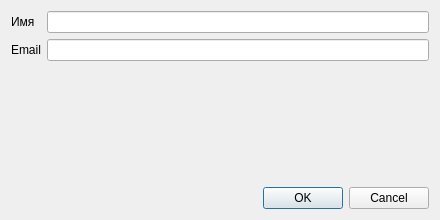
<?xml version='1.0' encoding='UTF-8'?>
<ui version="4.0">
 <class>UserDialog</class>
 <widget class="QDialog" name="UserDialog">
  <property name="geometry">
   <rect>
    <x>0</x>
    <y>0</y>
    <width>440</width>
    <height>220</height>
   </rect>
  </property>
  <property name="windowTitle">
   <string>Dialog</string>
  </property>
  <layout class="QVBoxLayout" name="verticalLayout">
   <item>
    <layout class="QGridLayout" name="gridLayout" columnstretch="0,1">
     <item row="0" column="0">
      <widget class="QLabel" name="usernameLabel">
       <property name="text">
        <string>Имя</string>
       </property>
      </widget>
     </item>
     <item row="0" column="1">
      <widget class="QLineEdit" name="usernameEdit" />
     </item>
     <item row="1" column="0">
      <widget class="QLabel" name="emailLabel">
       <property name="layoutDirection">
        <enum>Qt::LayoutDirection::LeftToRight</enum>
       </property>
       <property name="text">
        <string>Email</string>
       </property>
      </widget>
     </item>
     <item row="1" column="1">
      <widget class="QLineEdit" name="emailEdit" />
     </item>
    </layout>
   </item>
   <item>
    <widget class="QLabel" name="errorLabel">
     <property name="text">
      <string />
     </property>
    </widget>
   </item>
   <item>
    <widget class="QDialogButtonBox" name="buttonBox">
     <property name="orientation">
      <enum>Qt::Orientation::Horizontal</enum>
     </property>
     <property name="standardButtons">
      <set>QDialogButtonBox::StandardButton::Cancel|QDialogButtonBox::StandardButton::Ok</set>
     </property>
    </widget>
   </item>
  </layout>
 </widget>
 <resources />
 <connections>
  <connection>
   <sender>buttonBox</sender>
   <signal>accepted()</signal>
   <receiver>UserDialog</receiver>
   <slot>accept()</slot>
   <hints>
    <hint type="sourcelabel">
     <x>248</x>
     <y>254</y>
    </hint>
    <hint type="destinationlabel">
     <x>157</x>
     <y>274</y>
    </hint>
   </hints>
  </connection>
  <connection>
   <sender>buttonBox</sender>
   <signal>rejected()</signal>
   <receiver>UserDialog</receiver>
   <slot>reject()</slot>
   <hints>
    <hint type="sourcelabel">
     <x>316</x>
     <y>260</y>
    </hint>
    <hint type="destinationlabel">
     <x>286</x>
     <y>274</y>
    </hint>
   </hints>
  </connection>
 </connections>
</ui>
